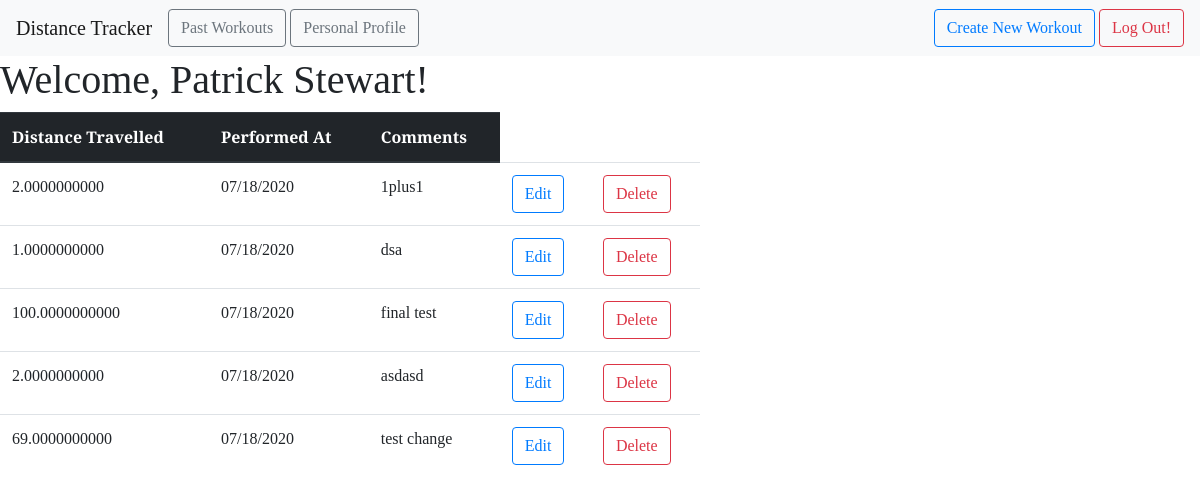
Screenshot of /workout/all (signed in) with the database file from the repository.
### models.py (models this page shows, shortened)
class User(db.Model, UserMixin):
    id = db.Column(db.Integer, primary_key=True)
    email = db.Column(db.String(100), unique=True)
    password = db.Column(db.String(100))
    name = db.Column(db.String(1000))
    workouts = db.relationship('Workout', backref='author', lazy=True)

class workout(db.Model):
    def save(workout):
        if workout not in db.session:
            db.session.add(workout)
            db.session.commit()

### main.py (the view)
@main.route('/workout/all')
@login_required
def user_workouts():
    user = User.query.filter_by(email=current_user.email).first_or_404()
    workouts = user.workouts
    return render_template('logged_workouts.html', workouts=workouts, user=user)

### __init__.py (called while the page is built)
def create_app():
    app = Flask(__name__)
    app.config['SECRET_KEY'] = 'abc123'
    app.config['SQLALCHEMY_DATABASE_URI'] = 'sqlite:///db.sqlite'
    db.init_app(app)
    login_manager = LoginManager()
    login_manager.login_view = 'auth.login'
    login_manager.init_app(app)
    from .models import User
    @login_manager.user_loader
    def load_user(user_id):
        return User.query.get(int(user_id))
    from .auth import auth as auth_blueprint
    app.register_blueprint(auth_blueprint)
    from .main import main as main_blueprint
    app.register_blueprint(main_blueprint)
    return app

### templates/logged_workouts.html
{% extends "base.html" %} {% block head %} {{ super() }}
<link
  rel="stylesheet"
  href="{{ url_for('static', filename= 'extended_beauty.css') }}"
/>
{% endblock %} {% block content %}
<h1>
  Welcome, {{ user.name }}!
</h1>
<div>
  <table class="table table-hover" style="width: 700px;">
    <thead class="thead-dark">
      <tr>
        <th scope="col">Distance Travelled</th>
        <th scope="col">Performed At</th>
        <th scope="col">Comments</th>
      </tr>
    </thead>
    <tbody>
      {% for workout in workouts %}
      <tr>
        <td>{{ workout.miles }}</td>
        <td>{{ workout.date_posted.strftime('%m/%d/%Y') }}</td>
        <td>{{ workout.comment }}</td>
        <td>
          <a
            href="{{ url_for('main.update_workout', workout_id=workout.id) }}"
            class="btn btn-outline-primary"
            role="button"
          >
            Edit
          </a>
        </td>
        <td>
          <a
            href="{{ url_for('main.delete_workout', workout_id=workout.id) }}"
            class="btn btn-outline-danger"
            role="button"
          >
            Delete
          </a>
        </td>
      </tr>
      {% endfor %}
    </tbody>
  </table>
</div>
{% endblock %}

### templates/base.html (shortened to what this page needs)
<!DOCTYPE html>
<html lang="en">
  <head>
    {% block head %}
    <link
      rel="stylesheet"
      href="{{ url_for('static', filename= 'beauty.css') }}"
    />
    <link
      rel="stylesheet"
      href="https://maxcdn.bootstrapcdn.com/bootstrap/4.0.0/css/bootstrap.min.css"
    />
    {% endblock %}
  </head>
  <body>
    <nav class="navbar navbar-expand-lg navbar-light bg-light">
      <a class="navbar-brand" href="{{ url_for('main.index') }}"
        >Distance Tracker</a
      >
      <div class="collapse navbar-collapse" id="navbarSupportedContent">
        <ul class="navbar-nav mr-auto">
          <li class="nav-item active">
            <a
              href="{{ url_for('main.user_workouts') }}"
              class="btn btn-outline-secondary"
              role="button"
              >Past Workouts</a
            >
          </li>
          <li class="nav-item">
            <a
              href="{{ url_for('main.profile') }}"
              class="btn btn-outline-secondary"
              role="button"
              style="margin-left: 4px;"
              >Personal Profile</a
            >
          </li>
        </ul>
        <form class="form-inline my-2 my-lg-0">
          {% if current_user.is_authenticated %}
          <a
            href="{{ url_for('main.new_workout') }}"
            class="btn btn-outline-primary"
            role="button"
            >Create New Workout</a
          >
          {% endif %}  {% if current_user.is_authenticated %}
          <a
            href="{{ url_for('auth.logout') }}"
            class="btn btn-outline-danger"
            role="button"
            style="margin-left: 4px;"
            >Log Out!</a
          >
          {% endif %}
        </form>
      </div>
    </nav>
    {% block content %} {% endblock %}
  </body>
</html>

### static/beauty.css (style rules this page uses)
* { font-family: "Arvo", serif; }

### static/extended_beauty.css (style rules this page uses)
h1, h2, h4, p { font-family: "Arvo", serif; }

### rows the page displays
User: name "Patrick Stewart"
workout: miles "2.0000000000", date_posted "07/18/2020", comment "1plus1"
workout: miles "1.0000000000", date_posted "07/18/2020", comment "dsa"
workout: miles "100.0000000000", date_posted "07/18/2020", comment "final test"
workout: miles "2.0000000000", date_posted "07/18/2020", comment "asdasd"
workout: miles "69.0000000000", date_posted "07/18/2020", comment "test change"
